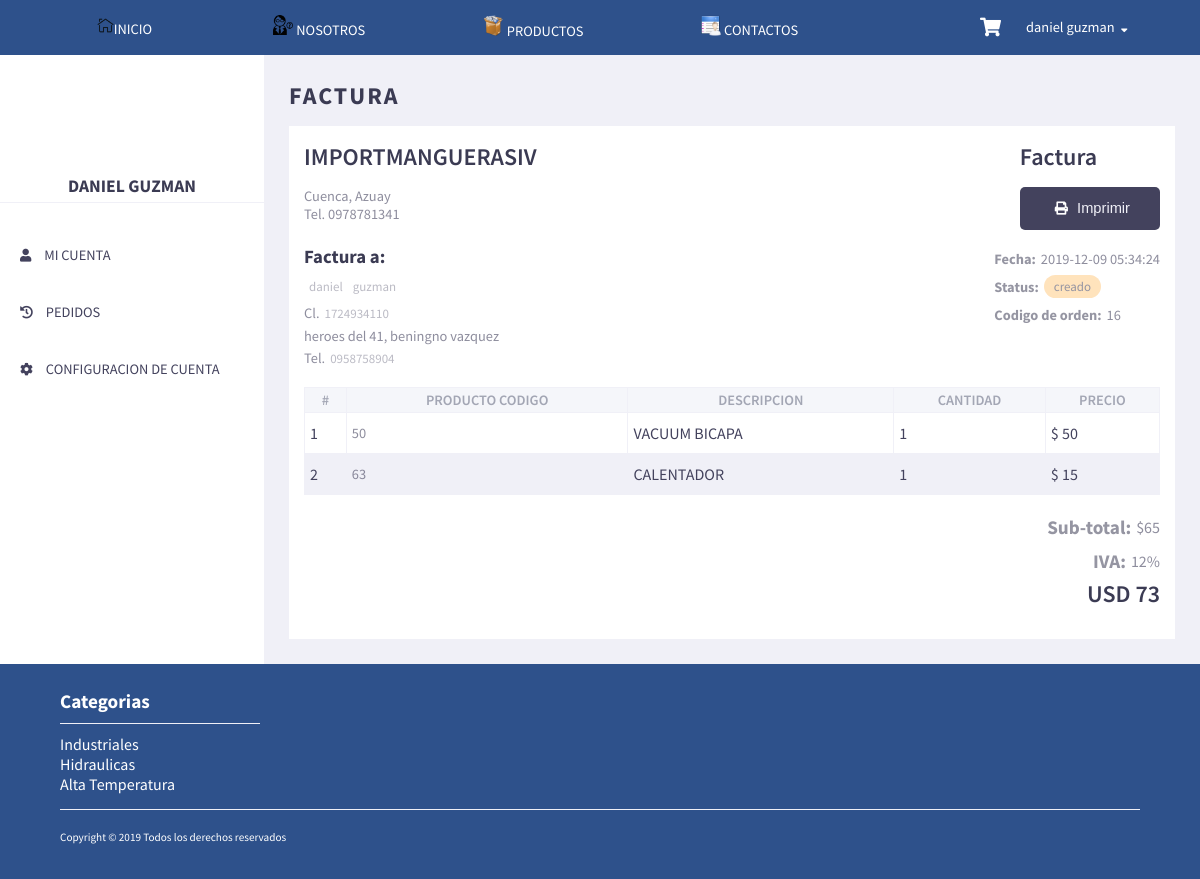
Screenshot of /admin/user/view/invoice.php?fac_cab_id=16 (signed in) with the database file from the repository.
### tables this page shows
CREATE TABLE `Factura` (
  `fac_codigo` int(11) NOT NULL,
  `usu_codigo` int(11) NOT NULL,
  `fac_fecha` timestamp NOT NULL DEFAULT CURRENT_TIMESTAMP,
  `fac_subtotal` decimal(6,2) NOT NULL,
  `fac_iva` decimal(6,2) NOT NULL,
  `fac_total` decimal(6,2) NOT NULL,
  `fac_metodoPago` varchar(30) NOT NULL,
  `fac_tarjeta` int(11) NOT NULL,
  `fac_eliminado` varchar(1) NOT NULL,
  `fac_estado` varchar(30) NOT NULL
);

CREATE TABLE `Usuario` (
  `usu_codigo` int(11) NOT NULL,
  `usu_cedula` varchar(10) NOT NULL,
  `usu_rol` varchar(5) NOT NULL DEFAULT 'user',
  `usu_nombres` varchar(50) NOT NULL,
  `usu_apellidos` varchar(50) NOT NULL,
  `usu_fecha_nacimiento` date NOT NULL,
  `usu_telefono` varchar(10) NOT NULL,
  `usu_correo` varchar(100) NOT NULL,
  `usu_password` varchar(255) NOT NULL,
  `usu_eliminado` varchar(1) NOT NULL DEFAULT 'N',
  `usu_fecha_creacion` timestamp NOT NULL DEFAULT CURRENT_TIMESTAMP ON UPDATE CURRENT_TIMESTAMP,
  `usu_fecha_modificacion` timestamp NULL DEFAULT NULL
);

CREATE TABLE `Direccion` (
  `dir_codigo` int(11) NOT NULL,
  `usu_codigo` int(11) NOT NULL,
  `ciu_nombre` varchar(30) NOT NULL,
  `pro_nombre` varchar(30) NOT NULL,
  `dir_calle_principal` varchar(100) NOT NULL,
  `dir_calle_secundaria` varchar(100) NOT NULL
);

CREATE TABLE `FacturaDetalle` (
  `facd_codigo` int(11) NOT NULL,
  `pro_codigo` int(11) NOT NULL,
  `facd_cantidad` int(11) NOT NULL,
  `fac_codigo` int(11) NOT NULL
);

CREATE TABLE `Producto` (
  `pro_codigo` int(11) NOT NULL,
  `cate_codigo` int(11) NOT NULL,
  `pro_nombre` varchar(100) NOT NULL,
  `pro_img` text NOT NULL,
  `pro_marca` varchar(50) NOT NULL,
  `pro_descripcion` mediumtext NOT NULL,
  `pro_dia_in` varchar(6) NOT NULL,
  `pro_peso_gm` varchar(6) NOT NULL,
  `pro_presi_bar` varchar(6) NOT NULL,
  `pro_long_m` varchar(6) NOT NULL,
  `pro_precio` decimal(6,2) NOT NULL,
  `pro_stock` int(11) NOT NULL,
  `pro_eliminado` varchar(1) NOT NULL DEFAULT 'N'
);

### admin/user/view/invoice.php (the view, shortened to what this page needs)
<?php
$usuario=$_SESSION['codigo'];
$fac=$_GET['fac_cab_id'];
?>
<!DOCTYPE html>
<html lang="es">
<head>
    <link rel="stylesheet" href="https://use.fontawesome.com/releases/v5.8.1/css/all.css"
>
    <link rel="stylesheet" href="../css/style.css">
    <link rel="stylesheet" href="../../../public/css/globalStyle.css">
</head>
<body>
    <header>
        <?php
        include("../../../global/php/headerPublicUser.php");
        ?>
    </header>
    <div class="container">
        <header>
            <?php
            include("../../../global/php/headerUser.php");
            ?>
        </header>
        <section>
            <h2>Factura</h2>
            <div class="cardContent invoice">
                <div class="invoiceHeader">
                    <div class="invoiceDetail">
                        <h2>IMPORTMANGUERASIV</h2>
                        <p>Cuenca, Azuay</p>
                        <p>Tel. 0978781341</p>
                    </div>
                    <div class="invoicePrint">
                        <h2>Factura</h2>
                        <button onclick="generarFactura(<?php echo $usuario; ?>,<?php echo $fac; ?>)"><i
                                class="fas fa-print"></i> Imprimir</button>
                    </div>
                </div>
                <div class="invoiceBody">
                    <div class="ivoiceBodyDetall">
                        <?php
                        include '../../../config/configDB.php';
                        $sql = "SELECT * FROM Factura fc, Usuario u, Direccion d
                        WHERE fc.usu_codigo=u.usu_codigo AND
                        d.usu_codigo = u.usu_codigo AND
                        fc.fac_codigo=" . $_GET['fac_cab_id'] . ";";
                        $result = $conn->query($sql);
                        if ($result->num_rows > 0) {
                            $result = $result->fetch_assoc();
                            ?>
                        <div class="invoiceDetailTo">
                            <h3>Factura a:</h3>
                            <p><span><?php echo $result['usu_nombres'] ?></span>
                                <span><?php echo $result['usu_apellidos'] ?></span></p>
                            <p>Cl. <span><?php echo $result['usu_cedula'] ?></span></p>
                            <p><?php echo $result['dir_calle_principal'] . ', ' . $result['dir_calle_secundaria'] ?>
                            </p>
                            <p>Tel. <span><?php echo $result['usu_telefono'] ?></span></p>
                        </div>
                        <div class="invoiceDetailStatus">
                            <p><span>Fecha: </span><?php echo $result['fac_fecha'] ?></p>
                            <p><span>Status: </span><span class="status"><?php echo $result['fac_estado'] ?></span>
                            </p>
                            <p><span>Codigo de orden: </span><?php echo $result['fac_codigo'] ?></p>
                        </div>
                        <?php
                    } else {
                    }
                    ?>
                    </div>
                    <article>
                        <table>
                            <thead>
                                <tr>
                                    <td>#</td>
                                    <td>Producto Codigo</td>
                                    <td>Descripcion</td>
                                    <td>Cantidad</td>
                                    <td>Precio</td>
                                </tr>
                            </thead>
                            <tbody>
                                <?php
                                $sql = "SELECT * FROM FacturaDetalle fd, Factura fc, Producto pro
                                        WHERE fd.fac_codigo = fc.fac_codigo AND
                                                fd.pro_codigo=pro.pro_codigo AND
                                                fc.fac_codigo=" . $_GET['fac_cab_id'] . ";";
                                $resultDet = $conn->query($sql);
                                $i = 1;
                                if ($resultDet->num_rows > 0) {
                                    while ($row = $resultDet->fetch_assoc()) {
                                        ?>
                                <tr>
                                    <td><?php echo $i ?></td>
                                    <td>
                                        <a
                                            href="../../../public/view/product.php?producto=<?php echo $row['pro_id']; ?>">
                                            <p><?php echo $row['pro_codigo']; ?></p>
                                        </a>
                                    </td>
                                    <td><?php echo $row['pro_nombre']; ?></td>
                                    <td><?php echo $row['facd_cantidad']; ?></td>
                                    <?php
                                            $subTotal = $row['facd_cantidad'] * ($row['pro_precio'] );
                                            ?>
                                    <td>$ <?php echo round($subTotal, 2); ?></td>
                                </tr>
                                <?php
                                        $i = $i + 1;
                                    }
                                } else {
                                }
                                ?>
                            </tbody>
                        </table>
                    </article>
                    <div class="invoiceFooter">
                        <p><span>Sub-total: </span> $<?php echo round($result['fac_subtotal'], 2) ?></p>
                        <p><span>IVA: </span> 12%</p>
                        <h2>USD <?php echo round($result['fac_total'], 2) ?></h2>
                    </div>
                </div>
            </div>
        </section>
    </div>
    <footer>
        <?php
        include("../../../global/php/footerPublic.php");
        ?>
    </footer>
</body>
</html>

### admin/user/css/style.css (style rules this page uses)
* { --color1: #3B3B53; --color2: #A3A0FB; --colorBlanco:#FFFFFF; --colorRojo: #FF6565; --colorAzul:#3B86FF; --bgColor:#F0F0F7; --colorDark:#4D4F5C; --colorBtns:#43425D; }
footer { margin: 0; }
.container { display: grid; grid-template-columns: 22% 1fr; height: 100%; width: 100%; margin-bottom: -32px; }
.container header { background-color: var(--colorBlanco); }
.container section { padding: 25px; }
.container section>h2 { text-transform: uppercase; letter-spacing: 2px; color: var(--color1); margin-bottom: 15px; font-weight: 700; }
.container section .cardContent { background-color: var(--colorBlanco); padding: 15px; }
.container section .cardContent h2 { color: var(--color1); margin-bottom: 15px; font-weight: 600; }
.container section .cardContent article table { background-color: var(--colorBlanco); width: 100%; text-align: center; border-collapse: collapse; }
.container section .cardContent article table thead { background-color: #F5F6FA; }
.container section .cardContent article table thead tr td { color: #A3A6B4; font-weight: 600; text-transform: uppercase; font-size: .9em; }
.container section .cardContent article table td { border: 1px solid var(--bgColor); padding: 3px 2px; }
.container section .cardContent article table tbody tr td { font-weight: normal; color: var(--colorBtns); text-align: left; }
.container section .cardContent article table tbody tr td { padding: 10px 5px; }
.container section .cardContent article table tbody tr td a { text-decoration: none; color: var(--colorBtns); cursor: pointer; text-align: center; }
.container section .cardContent article table tr:nth-child(even) { background: var(--bgColor); }
.invoice .invoiceHeader, .ivoiceBodyDetall { display: flex; justify-content: space-between; margin-bottom: 15px; }
.invoice p { color: var(--colorBtns); font-size: .9em; opacity: .6; display: flex; align-items: center; }
.invoice h2,h3 { color: var(--color1); }
.invoice span { color: var(--colorBtns); opacity: .6; }
.invoice .ivoiceBodyDetall h3 { margin-bottom: 5px; }
.invoice .ivoiceBodyDetall .invoiceDetailStatus p span { font-weight: 600; opacity:.9; font-size: 1em; font-weight: 700; color: var(--color1); }
.invoice .ivoiceBodyDetall .invoiceDetailStatus p .status { background-color: #FFCA83; font-size: .9em; font-weight: normal; border-radius: 20px; padding: 3px 10px; }
.invoice .invoiceFooter { display: flex; flex-direction: column; align-items: flex-end; margin-top: 15px; }
.invoice .invoiceFooter p { font-size: 1em; }
.invoice .invoiceFooter p span { font-size: 1.2em; font-weight: 700; color: var(--color1); opacity: .9; }
.invoice table tbody tr td a { display: flex; align-items: center; }
.invoice table tbody tr td a>p { color: var(--colorBtns); }

### public/css/globalStyle.css (style rules this page uses)
* { margin: 0; padding: 0; box-sizing: border-box; --color1: #3B3B53; --color2: #A3A0FB; --colorBlanco:#FFFFFF; --colorRojo: #FF6565; --colorAzul:#3B86FF; --bgColor:#F0F0F7; --colorDark:#4D4F5C; --colorBtns:#43425D; }
body { background-color: var(--bgColor); font-family: 'Source Sans Pro', sans-serif; }
body header { width: 100%; background-color: var(--color1); }
body header a,span,i { display: block; text-decoration: none; color: var(--colorBlanco); font-size: .9em; padding: 5px; }
body header { background-color:#2e518b;; }
footer { margin-top: 2em; width: 100%; background-color: #2e518b;; }
body button, input[type=button], input[type=submit] { padding: 10px 30px; border: none; background-color: var(--colorBtns); border-radius: 5px; color: #F0F0F7; font-size: 11pt; }

### rows the page displays
factura: usuario.usu_nombres "daniel", usuario.usu_apellidos "guzman", usuario.usu_cedula "1724934110", direccion.dir_calle_principal "heroes del 41", direccion.dir_calle_secundaria "beningno vazquez", usuario.usu_telefono "0958758904", fac_fecha "2019-12-09 05:34:24", fac_estado "creado", fac_codigo "16", fac_subtotal "65", fac_total "73"
facturadetalle: pro_codigo.pro_codigo "50", pro_codigo.pro_nombre "VACUUM BICAPA", facd_cantidad "1", facd_cantidad.pro_precio "50"
facturadetalle: pro_codigo.pro_codigo "63", pro_codigo.pro_nombre "CALENTADOR", facd_cantidad "1", facd_cantidad.pro_precio "15"

### other values shown
$_SESSION['nombre'] "daniel"
$_SESSION['apellido'] "guzman"
$_SESSION['nombre'] "DANIEL"
$_SESSION['apellido'] "GUZMAN"
